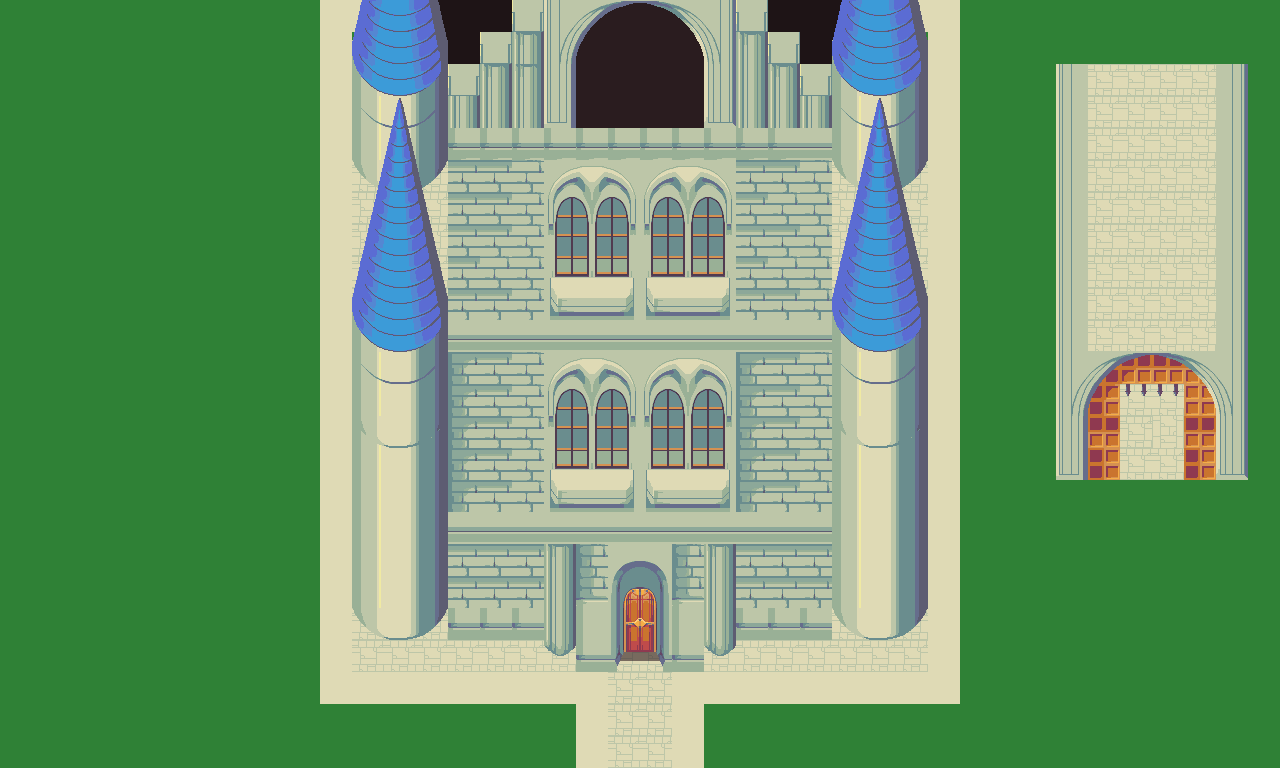

This game map was drawn from its Tiled (.tmx) file and the tilesets committed beside it. A one-line description and the trimmed map source follow:
An orthogonal 40x24 tile map with 32x32 px tiles, 4 tile layers (Base, Camada de Blocos 2, Camada de Blocos 3, Camada de Blocos 4), 3 tilesets and 8 objects (7x platform, arvore).

<map version="1.10" tiledversion="1.10.2" orientation="orthogonal" renderorder="right-down" width="40" height="24" tilewidth="32" tileheight="32" infinite="0" nextlayerid="16" nextobjectid="14">
 <tileset firstgid="1" name="grass" tilewidth="32" tileheight="32" tilecount="18" columns="3">
  <image source="grass.png" width="96" height="192" />
 </tileset>
 <tileset firstgid="19" name="castlefloors_outside" tilewidth="32" tileheight="32" tilecount="20" columns="4">
  <image source="castlefloors_outside.png" width="128" height="160" />
 </tileset>
 <tileset firstgid="39" name="castle_outside" tilewidth="32" tileheight="32" tilecount="187" columns="17">
  <image source="castle_outside.png" width="544" height="352" />
 </tileset>
 <layer id="1" name="Base" width="40" height="24">
  <data>[960 cells, 960 non-empty, 24 distinct tile ids]</data>
 </layer>
 <layer id="3" name="Camada de Blocos 2" width="40" height="24">
  <data>[960 cells, 286 non-empty, 65 distinct tile ids]</data>
 </layer>
 <objectgroup id="14" name="Camada de Objetos 3">
  <object id="5" name="platform" type="platform" x="674" y="-26" width="159" height="633" />
  <object id="8" name="platform" type="platform" x="445.5" y="-29" width="164" height="641" />
  <object id="10" name="platform" type="platform" x="608.667" y="0" width="64.6667" height="574.667" />
 </objectgroup>
 <layer id="6" name="Camada de Blocos 3" width="40" height="24">
  <data>[960 cells, 106 non-empty, 52 distinct tile ids]</data>
 </layer>
 <objectgroup id="12" name="Camada de Objetos 1">
  <object id="1" name="platform" type="platform" x="353" y="85" width="93" height="542" />
  <object id="2" name="platform" type="platform" x="821" y="67.5" width="95" height="542" />
 </objectgroup>
 <layer id="10" name="Camada de Blocos 4" width="40" height="24">
  <data>[960 cells, 32 non-empty, 17 distinct tile ids]</data>
 </layer>
 <objectgroup id="13" name="Camada de Objetos 2">
  <object id="3" name="platform" type="platform" x="834" y="0" width="92" height="190" />
  <object id="4" name="platform" type="platform" x="350" y="-2" width="93" height="193" />
 </objectgroup>
 <objectgroup id="15" name="Camada de Objetos 4">
  <object id="12" name="arvore" type="arvore" x="610.167" y="542.667" width="61.3333" height="87.3333" />
 </objectgroup>
</map>
